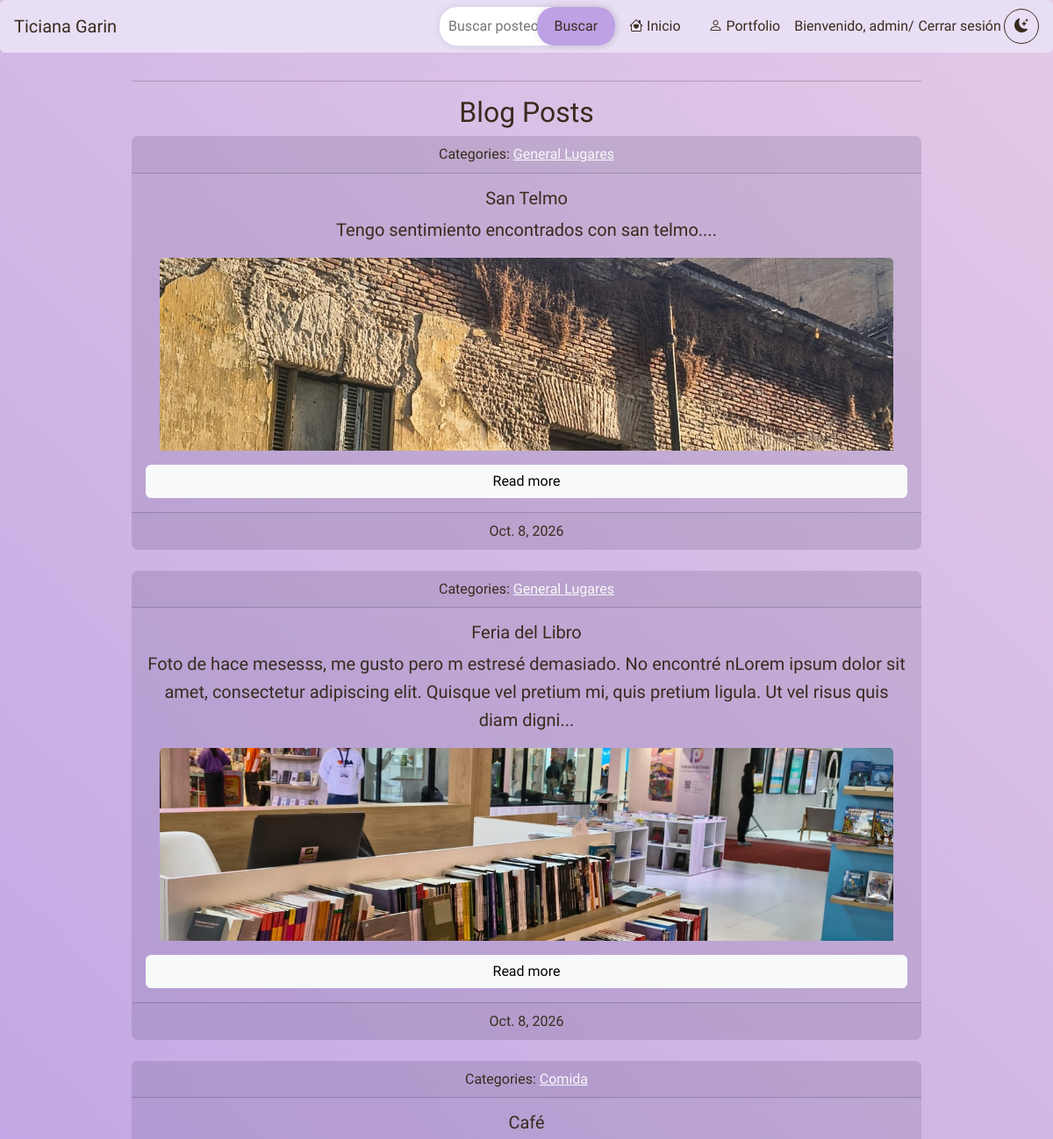
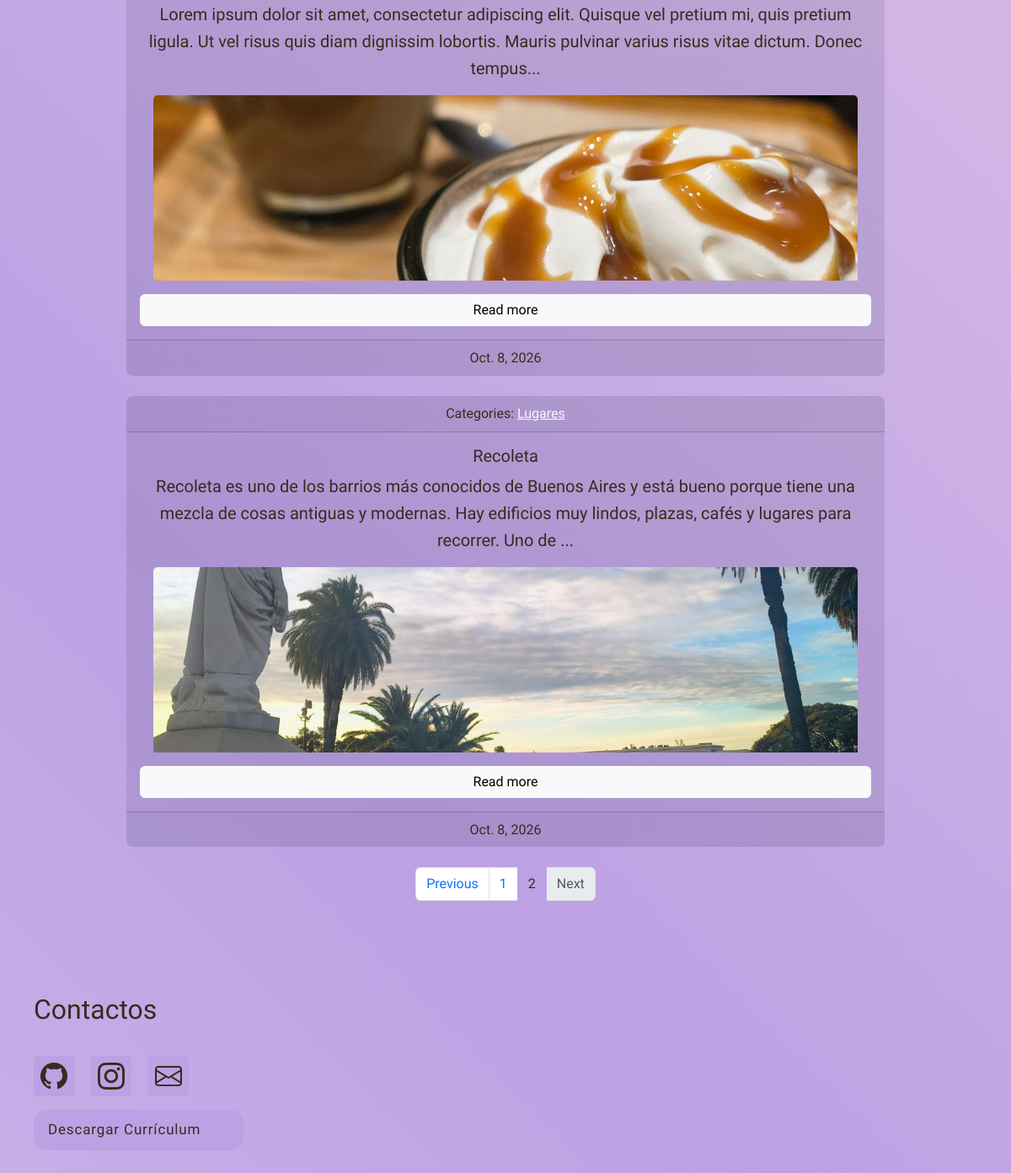
The page /blog/?page=2 (signed in) on the database its author committed (2 pictures, top to bottom).
### blog/models.py (models this page shows, shortened)
class Post(models.Model):
    title = models.CharField(max_length=255)
    body = models.TextField()
    image = models.ImageField(upload_to= "post/", blank= True, null= True)
    created_on = models.DateTimeField(auto_now_add=True)
    last_modified = models.DateTimeField(auto_now=True)
    categories = models.ManyToManyField("Category", related_name="posts")

class Category(models.Model):
    name = models.CharField(max_length=30)
    class Meta:
        verbose_name_plural = "categories"

### blog/views.py (the view)
# urls.py: path("", views.index, name="index"),
def index(request):
    posts = Post.objects.all().order_by("-created_on")
    categories = Category.objects.all()
    context = {
        "posts": posts,
        "categories": categories
    }
    paginator = Paginator(posts, 5)
    page_number = request.GET.get("page")
    post = paginator.get_page(page_number)
    context["post"] = post
    return render(request, "blog/index.html", context)

### blog/templates/blog/index.html (shortened to what this page needs)
{% extends "base.html" %}
{% load static %}
{% block page_css %}
    <link rel="stylesheet" href="{% static 'blog/index.css' %}?v=1">
{% endblock page_css %}
{% block page_title %}
    <h2>Blog Posts</h2>
{% endblock page_title %}
{% block page_content %}
    {% block posts %}
        <div class="posts-list">
        {% for item in post %}
            <div class="card text-center">
                <div class="card-header">
                    Categories:
                    {% for category in item.categories.all %}
                        <a href="{% url 'blog:blog_category' category.name %}?tema={{ request.GET.tema|default:'claro' }}" class="link-light">
                            {{ category.name }}
                        </a>
                    {% endfor %}
                </div>
                <div class="card-body">
                    <h5 class="card-title"> {{ item.title }}</h5>
                        <p>{{ item.body | slice:":200" }}...</p>
                    {% if item.image %}
                        <img class="card-img-top" src="{{ item.image.url }}" alt="{{ item.title }}">
                    {% endif %}
                    <a href="{% url 'blog:blog_detail' item.pk %}?tema={{ request.GET.tema|default:'claro' }}" class="btn btn-light">Read more</a>
                </div>
                <div class="card-footer footer">
                    {{ item.created_on.date }}
                </div>
            </div>
        {% endfor %}
        </div>
        {% if post.has_other_pages %}
        <nav aria-label="Blog pagination" class="mt-4">
            <ul class="pagination justify-content-center">
                {% if post.has_previous %}
                    <li class="page-item">
                        <a class="page-link" href="?page={{ post.previous_page_number }}{% if request.GET.tema %}&amp;tema={{ request.GET.tema }}{% endif %}" aria-label="Previous page">Previous</a>
                    </li>
                {% else %}
                    <li class="page-item disabled"><span class="page-link">Previous</span></li>
                {% endif %}
                {% for number in post.paginator.page_range %}
                    {% if post.number == number %}
                        <li class="page-item active" aria-current="page"><span class="page-link">{{ number }}</span></li>
                    {% else %}
                        <li class="page-item"><a class="page-link" href="?page={{ number }}{% if request.GET.tema %}&amp;tema={{ request.GET.tema }}{% endif %}">{{ number }}</a></li>
                    {% endif %}
                {% endfor %}
                {% if post.has_next %}
                    <li class="page-item">
                        <a class="page-link" href="?page={{ post.next_page_number }}{% if request.GET.tema %}&amp;tema={{ request.GET.tema }}{% endif %}" aria-label="Next page">Next</a>
                    </li>
                {% else %}
                    <li class="page-item disabled"><span class="page-link">Next</span></li>
                {% endif %}
            </ul>
        </nav>
        {% endif %}
    {% endblock posts %}
{% endblock page_content %}

### blog/templates/base.html (shortened to what this page needs)
{% load static %}
<!DOCTYPE html>
<html lang="en">
<head>
    <link rel="stylesheet" href="https://cdn.jsdelivr.net/npm/bootstrap-icons@1.11.3/font/bootstrap-icons.min.css">
    <link rel="stylesheet" href="https://cdnjs.cloudflare.com/ajax/libs/font-awesome/6.7.2/css/all.min.css">
    <link href="https://cdn.jsdelivr.net/npm/bootstrap@5.3.8/dist/css/bootstrap.min.css" rel="stylesheet">
    <link rel="stylesheet" href="{% static 'blog/styles.css' %}?v=11">
    {% block page_css %}{% endblock page_css %}
</head>
<body class = "animated-gradient {% if request.GET.tema == 'oscuro' %} tema-oscuro{% endif %}">
        <nav id="navbar-example2" class="navbar bg-body-tertiary px-3 mb-3 border rounded-2 ">
        <a class="navbar-brand">Ticiana Garin</a>
        <ul class="nav nav-pills">
            <form method="get" action="{% url 'blog:blog_search' %}?tema={{ request.GET.tema|default:'claro' }}">
                <div class = "search">
                <input type="search" name="q" value="{{ query|default:'' }}" placeholder="Buscar posteos..." aria-label="Buscar posteos">
                <button type="submit">Buscar</button>
                </div>
            </form>
             <li class="nav-item">
                <a class="nav-link link-light" href="{% url 'blog:index' %}?tema={{ request.GET.tema|default:'claro' }}">
                    <i class="bi bi-house-heart"></i> Inicio
                </a>
            </li>
            <li class="nav-item">
                <a class="nav-link link-light" href="{% url 'index' %}?tema={{ request.GET.tema|default:'claro' }}">
                    <i class="bi bi-person"></i> Portfolio
                </a>
            </li>
            <li class="nav-item auth-links">
                {% if user.is_authenticated %}
                <span>Bienvenido, {{ user.username }}/</span>
                    <form method="post" action="{% url 'logout' %}">
                    <button class="nav-link link-light" type="submit">
                        Cerrar sesión
                    </button>
</form>
                {% endif %}
            </li>
            <li class="nav-item theme-toggle-item">
                {% if request.GET.tema == "oscuro" %}
                    <a class="theme-toggle-link" href="?tema=claro{% if request.GET.q %}&amp;q={{ request.GET.q|urlencode }}{% endif %}" aria-label="Activar modo claro" title="Modo claro">
                        <i class="bi bi-sun-fill sun-icon" aria-hidden="true"></i>
                    </a>
                {% else %}
                    <a class="theme-toggle-link" href="?tema=oscuro{% if request.GET.q %}&amp;q={{ request.GET.q|urlencode }}{% endif %}" aria-label="Activar modo oscuro" title="Modo oscuro">
                        <i class="bi bi-moon-stars-fill moon-icon" aria-hidden="true"></i>
                    </a>
                {% endif %}
            </li>
        </ul>
    </nav>
<main class="blog-content">
    <hr>
    {% block page_title %}{% endblock page_title %}
    {% block page_content %}{% endblock page_content %}
</main>
   <footer>
        {% block footer %}
        <div class="container-fluid">
        <h1> Contactos </h1>
                <div class= "contenedor-flex">
                    <a href="https://github.com/tixi333" target="_blank" class="instagram-button link-light">
                        <i class="bi bi-github instagram-icon icono-personalizado"></i>
                </a>
                <a href="https://www.instagram.com/tticigr.lv/" target="_blank" class="instagram-button link-light">
                        <i class="bi bi-instagram instagram-icon icono-personalizado"></i>
                </a>
                <a href="https://mail.google.com/mail/?view=cm&amp;fs=1&amp;to=ticiana.garin@gmail.com&amp;su=Consulta%20desde%20mi%20portfolio" target="_blank"
                    class="instagram-button link-light">
                    <i class = "bi bi-envelope instagram-icon icono-personalizado"></i>
                    </a>
                </div>
                <button class="cv_button" onclick="window.open('TicianaGarin.pdf', '_blank')">
                    Descargar Currículum
                </button>
        </div>
        {% endblock %}
    </footer>
</body>
</html>

### blog/static/blog/styles.css (style rules this page uses)
:root { --margen: 20px; --fuentebody: 'Ysabeau Infant', sans-serif; --fuentetitle: 'Archivo Black', sans-serif; --gradient1: #e8dff5; --gradient2: #bda1e4; --gradient3: #f3d9e8; --text: #382b1e; --hover_color: #9d5da1; }
html { scroll-behavior: smooth; scroll-padding-top: 90px; }
body { margin: 0; min-height: 100vh; font-family: var(--fuentebody); color: var(--text); overflow-x: hidden; padding-bottom: 35vh; }
.footer { color:var(--text) }
.blog-content { box-sizing: border-box; width: min(calc(100% - 3rem), 900px); margin: 2rem auto 5rem; padding: 0; line-height: 1.6; }
.blog-content h2, .blog-content h5 { text-align: center; }
.blog-content .card { width: 100%; margin-inline: auto; margin-block: 0; padding: 0; border-radius: 8px; }
.pagination .page-item.active .page-link { background-color: var(--gradient2); border-color: var(--gradient2); color: var(--text); }
.blog-content p { text-indent: 0; }
h1 { font-family: var(--fuentetitle); font-size: 32px; margin-bottom: 20px; }
p { font-size: 20px; text-indent: 20px; }
nav { width: 100%; border: none }
.contenedor-flex { display: flex; flex-direction: row; justify-content: flex-start; align-items: center; flex-wrap: wrap; gap: 20px; min-height: 10vh; }
.container-fluid { padding: 30px 40px; background-color: transparent !important; }
.navbar { position: sticky; top: 0; z-index: 1000; background-color: var(--gradient1) !important; backdrop-filter: blur(8px); border: none !important; }
.navbar-brand, .nav-link { color: var(--text) !important; }
.theme-toggle-item { display: flex; align-items: center; }
.theme-toggle-link { display: inline-grid; width: 2.5rem; height: 2.5rem; place-items: center; border: 1px solid currentColor; border-radius: 50%; color: var(--text); text-decoration: none; }
.theme-toggle-link i { position: static; display: inline-block; animation: theme-icon-rotate-in 180ms ease-out both; }
.theme-toggle-link .moon-icon { opacity: 1; }
.nav-item { display: flex; align-items: center; width: auto; height: auto; }
.auth-links { gap: 0.1rem; white-space: nowrap; }
.auth-links .nav-link { padding-left: 0.2rem; padding-right: 0.2rem; }
.moon-icon { opacity: 0; transform: rotate(-90deg) scale(0.6); }
.search { display: inline-block; position: relative; }
.search input[type="search"] { width: 200px; padding: 10px; border: none; border-radius: 20px; box-shadow: 0 0 10px rgba(0, 0, 0, 0.1); }
.search button[type="submit"] { background-color: var(--gradient2); border: none; color: var(--text); cursor: pointer; padding: 10px 20px; border-radius: 20px; box-shadow: 0 0 10px rgba(0, 0, 0, 0.1); position: absolute; top: 0; right: 0; transition: .9s ease; }
.card { border: none; margin-top: 20px; margin-bottom: 20px; background-color: rgba(16, 23, 56, 0.10); color: var(--text); display: flex; flex-direction: column; }
.card-body { display: flex; flex: 1; flex-direction: column; }
.cv_button { background: var(--gradient2); color: var(--text); font-family: inherit; padding: 0.45em; padding-left: 1em; font-size: 17px; font-weight: 500; border-radius: 0.9em; border: none; cursor: pointer; letter-spacing: 0.05em; display: flex; align-items: center; overflow: hidden; position: relative; height: 2.8em; padding-right: 3em; }
.instagram-button { width: fit-content; min-width: 48px; height: 48px; background: var(--gradient2); position: relative; border: none; border-radius: 4px; color: var(--text); display: flex; align-items: center; justify-content: flex-start; gap: 0; box-sizing: border-box; padding: 8px; font-weight: bold; overflow: hidden; transition: gap 700ms ease, padding 700ms ease; }
.instagram-icon { width: 32px; height: 32px; font-size: 32px; line-height: 1; flex-shrink: 0; fill: var(--text); }
.icono-personalizado { color: var(--text); }
.animated-gradient { position: relative; background: linear-gradient( 45deg, var(--gradient1) 0%, var(--gradient2) 50%, var(--gradient3) 100% ); background-size: 200% 200%; animation: gradient-shift 8s ease alternate infinite; color: var(--text); text-align: left; }

### blog/static/blog/index.css (style rules this page uses)
.posts-list { display: flex; flex-direction: column; gap: 1.5rem; }
.blog-content .card .card-img-top { display: block; width: calc(100% - 2rem); height: 220px; margin-inline: auto; object-fit: cover; }

### rows shown on the page
Post: title "San Telmo", body "Tengo sentimiento encontrados con san telmo.", image (picture), created_on "Oct. 8, 2026"
Category: name "General"
Category: name "Lugares"
Post: title "Feria del Libro", body "Foto de hace mesesss, me gusto pero m estresé demasiado. No encontré nLorem ipsum dolor sit amet, consectetur adipiscing elit. Quisque vel pretium mi, quis pretium ligula. Ut vel risus quis diam digni", image (picture), created_on "Oct. 8, 2026"
Post: title "Café", body "Lorem ipsum dolor sit amet, consectetur adipiscing elit. Quisque vel pretium mi, quis pretium ligula. Ut vel risus quis diam dignissim lobortis. Mauris pulvinar varius risus vitae dictum. Donec tempus", image (picture), created_on "Oct. 8, 2026"
Category: name "Comida"
Post: title "Recoleta", body "Recoleta es uno de los barrios más conocidos de Buenos Aires y está bueno porque tiene una mezcla de cosas antiguas y modernas. Hay edificios muy lindos, plazas, cafés y lugares para recorrer. Uno de", image (picture), created_on "Oct. 8, 2026"

### other values the page prints
{{ user.username }} "admin"
{{ number }} "1"
{{ number }} "2"
